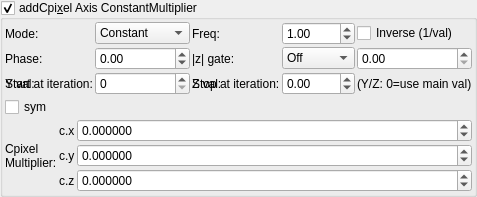
    <widget class="MyGroupBox" name="groupCheck_transf_addCpixel_enabled">
     <property name="toolTip">
      <string>&lt;html&gt;&lt;head/&gt;&lt;body&gt;&lt;p&gt;Cpixel is CVector3 c = ( c.x, c.y, c.z). It is each original point (pixel) in 3D space where the iteration starts from, ( c = original z for each point .) It is commonly found in formula structures z = f(z) + c.&lt;/p&gt;&lt;p&gt;The Cpixel multiplier effectively scales this point &amp;quot;c&amp;quot;.&lt;/p&gt;&lt;p&gt;This transform allows the swapping of the order of the &amp;quot;CVector3 c&amp;quot; components before being multiplied by &amp;quot;CVector3 z&amp;quot; components.&lt;/p&gt;&lt;/body&gt;&lt;/html&gt;</string>
     </property>
     <property name="title">
      <string>addCpi&amp;xel Axis ConstantMultiplier</string>
     </property>
     <property name="checkable">
      <bool>true</bool>
     </property>
     <layout class="QVBoxLayout" name="verticalLayout_50">
      <property name="spacing">
       <number>2</number>
      </property>
      <property name="leftMargin">
       <number>2</number>
      </property>
      <property name="topMargin">
       <number>2</number>
      </property>
      <property name="rightMargin">
       <number>2</number>
      </property>
      <property name="bottomMargin">
       <number>2</number>
      </property>
      <item>
       <layout class="QGridLayout" name="gridLayout_81">
        <property name="spacing">
         <number>2</number>
        </property>
        <item row="3" column="3">
         <widget class="MySpinBox" name="spinboxInt_transf_multiplier_stop_iter_2">
          <property name="sizePolicy">
           <sizepolicy hsizetype="Preferred" vsizetype="Maximum">
            <horstretch>0</horstretch>
            <verstretch>0</verstretch>
           </sizepolicy>
          </property>
          <property name="maximum">
           <number>999</number>
          </property>
         </widget>
        </item>
      <item row="1" column="0">
       <widget class="QLabel"><property name="text"><string>Mode:</string></property></widget>
      </item>
      <item row="1" column="1">
       <widget class="MyComboBox" name="comboBox_transf_multiplier_value_mode_2">
        <item><property name="text"><string notr="true">Constant</string></property></item>
        <item><property name="text"><string notr="true">Sine</string></property></item>
        <item><property name="text"><string notr="true">Ramp</string></property></item>
        <item><property name="text"><string notr="true">Exponential</string></property></item>
        <item><property name="text"><string notr="true">Triangle</string></property></item>
        <item><property name="text"><string notr="true">Square</string></property></item>
        <item><property name="text"><string notr="true">Smoothstep</string></property></item>
        <item><property name="text"><string notr="true">Noise</string></property></item>
        <item><property name="text"><string notr="true">Ping-pong</string></property></item>
        <item><property name="text"><string notr="true">Stepped</string></property></item>
       </widget>
      </item>
      <item row="1" column="2">
       <widget class="QLabel"><property name="text"><string>Freq:</string></property></widget>
      </item>
      <item row="1" column="3">
       <widget class="MyDoubleSpinBox" name="spinbox_transf_multiplier_frequency_2">
        <property name="minimum"><double>0.01</double></property><property name="maximum"><double>100.0</double></property>
        <property name="singleStep"><double>0.1</double></property><property name="value"><double>1.0</double></property>
       </widget>
      </item>
      <item row="1" column="4" colspan="2">
       <widget class="MyCheckBox" name="checkBox_transf_multiplier_inverse_2">
        <property name="text"><string>Inverse (1/val)</string></property>
       </widget>
      </item>
      <item row="2" column="0">
       <widget class="QLabel"><property name="text"><string>Phase:</string></property></widget>
      </item>
      <item row="2" column="1">
       <widget class="MyDoubleSpinBox" name="spinbox_transf_multiplier_phase_2">
        <property name="minimum"><double>-10.0</double></property><property name="maximum"><double>10.0</double></property>
        <property name="singleStep"><double>0.1</double></property><property name="value"><double>0.0</double></property>
       </widget>
      </item>
      <item row="2" column="2">
       <widget class="QLabel"><property name="text"><string>|z| gate:</string></property></widget>
      </item>
      <item row="2" column="3">
       <widget class="MyComboBox" name="comboBox_transf_multiplier_threshold_mode_2">
        <item><property name="text"><string notr="true">Off</string></property></item>
        <item><property name="text"><string notr="true">&gt; thresh</string></property></item>
        <item><property name="text"><string notr="true">&lt; thresh</string></property></item>
       </widget>
      </item>
      <item row="2" column="4" colspan="2">
       <widget class="MyDoubleSpinBox" name="spinbox_transf_multiplier_threshold_2">
        <property name="minimum"><double>0.0</double></property><property name="maximum"><double>1000.0</double></property>
        <property name="singleStep"><double>0.1</double></property><property name="value"><double>0.0</double></property>
       </widget>
      </item>
      <item row="3" column="0">
       <widget class="QLabel"><property name="text"><string>Y val:</string></property></widget>
      </item>
      <item row="3" column="1">
       <widget class="MyDoubleSpinBox" name="spinbox_transf_multiplier_scale_y_2">
        <property name="minimum"><double>-100.0</double></property><property name="maximum"><double>100.0</double></property>
        <property name="singleStep"><double>0.01</double></property><property name="value"><double>0.0</double></property>
       </widget>
      </item>
      <item row="3" column="2">
       <widget class="QLabel"><property name="text"><string>Z val:</string></property></widget>
      </item>
      <item row="3" column="3">
       <widget class="MyDoubleSpinBox" name="spinbox_transf_multiplier_scale_z_2">
        <property name="minimum"><double>-100.0</double></property><property name="maximum"><double>100.0</double></property>
        <property name="singleStep"><double>0.01</double></property><property name="value"><double>0.0</double></property>
       </widget>
      </item>
      <item row="3" column="4" colspan="2">
       <widget class="QLabel"><property name="text"><string notr="true">(Y/Z: 0=use main val)</string></property></widget>
      </item>
        <item row="3" column="2">
         <widget class="QLabel" name="label_52">
          <property name="text">
           <string>Stop at iteration:</string>
          </property>
         </widget>
        </item>
        <item row="3" column="1">
         <widget class="MySpinBox" name="spinboxInt_transf_multiplier_start_iter_2">
          <property name="sizePolicy">
           <sizepolicy hsizetype="Minimum" vsizetype="Maximum">
            <horstretch>0</horstretch>
            <verstretch>0</verstretch>
           </sizepolicy>
          </property>
          <property name="minimum">
           <number>0</number>
          </property>
          <property name="maximum">
           <number>999</number>
          </property>
          <property name="value">
           <number>0</number>
          </property>
         </widget>
        </item>
        <item row="3" column="0">
         <widget class="QLabel" name="label_72">
          <property name="text">
           <string>Start at iteration:</string>
          </property>
         </widget>
        </item>
       </layout>
      </item>
      <item>
       <layout class="QGridLayout" name="gridLayout_24" columnstretch="0,0,1">
        <property name="spacing">
         <number>2</number>
        </property>
        <item row="0" column="0" colspan="2">
         <widget class="MyCheckBox" name="checkBox_transf_alternate_enabled_false">
          <property name="text">
           <string>sym</string>
          </property>
         </widget>
        </item>
        <item row="2" column="2">
         <widget class="MyDoubleSpinBox" name="spinbox3_transf_constant_multiplier_111_y">
          <property name="sizePolicy">
           <sizepolicy hsizetype="Minimum" vsizetype="Maximum">
            <horstretch>0</horstretch>
            <verstretch>0</verstretch>
           </sizepolicy>
          </property>
          <property name="prefix">
           <string/>
          </property>
          <property name="suffix">
           <string/>
          </property>
          <property name="decimals">
           <number>6</number>
          </property>
          <property name="minimum">
           <double>-99.989999999999995</double>
          </property>
          <property name="maximum">
           <double>99.989999999999995</double>
          </property>
          <property name="singleStep">
           <double>0.100000000000000</double>
          </property>
         </widget>
        </item>
        <item row="1" column="2">
         <widget class="MyDoubleSpinBox" name="spinbox3_transf_constant_multiplier_111_x">
          <property name="sizePolicy">
           <sizepolicy hsizetype="Minimum" vsizetype="Maximum">
            <horstretch>0</horstretch>
            <verstretch>0</verstretch>
           </sizepolicy>
          </property>
          <property name="prefix">
           <string/>
          </property>
          <property name="suffix">
           <string/>
          </property>
          <property name="decimals">
           <number>6</number>
          </property>
          <property name="minimum">
           <double>-99.989999999999995</double>
          </property>
          <property name="maximum">
           <double>99.989999999999995</double>
          </property>
          <property name="singleStep">
           <double>0.100000000000000</double>
          </property>
         </widget>
        </item>
        <item row="1" column="1">
         <widget class="QLabel" name="label_116">
          <property name="text">
           <string notr="true">c.x</string>
          </property>
         </widget>
        </item>
        <item row="2" column="1">
         <widget class="QLabel" name="label_114">
          <property name="text">
           <string notr="true">c.y</string>
          </property>
         </widget>
        </item>
        <item row="3" column="1">
         <widget class="QLabel" name="label_115">
          <property name="text">
           <string notr="true">c.z</string>
          </property>
         </widget>
        </item>
        <item row="3" column="2">
         <widget class="MyDoubleSpinBox" name="spinbox3_transf_constant_multiplier_111_z">
          <property name="sizePolicy">
           <sizepolicy hsizetype="Minimum" vsizetype="Maximum">
            <horstretch>0</horstretch>
            <verstretch>0</verstretch>
           </sizepolicy>
          </property>
          <property name="prefix">
           <string/>
          </property>
          <property name="suffix">
           <string/>
          </property>
          <property name="decimals">
           <number>6</number>
          </property>
          <property name="minimum">
           <double>-99.989999999999995</double>
          </property>
          <property name="maximum">
           <double>99.989999999999995</double>
          </property>
          <property name="singleStep">
           <double>0.100000000000000</double>
          </property>
         </widget>
        </item>
        <item row="1" column="0" rowspan="3">
         <widget class="QLabel" name="label_108">
          <property name="text">
           <string>Cpixel
Multiplier:</string>
          </property>
         </widget>
        </item>
       </layout>
      </item>
     </layout>
    </widget>
